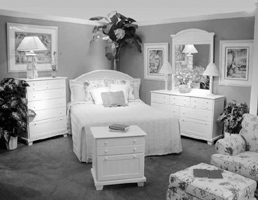
#> input picture data/train/Bedroom/image_0028.jpg, 258 x 200 px; its folder holds only this picture in this run
$ jupyter execute --allow-errors spatial_pyramid.ipynb   (older library calls are emulated)
#> lines starting #> are read from the running program, lines starting #| are printed output that depends on the picture; long printed decimals are rounded
# CSE327 Homework 3
**Due date: 11:59 pm on Nov. 16, 2017 (Thursday)**

## Description
---
In this homework, we will examine the task of scene recognition starting with very simple methods — tiny images and nearest neighbor classification — and then move on to more advanced methods — bags of quantized local features and linear classifiers learned by support vector machines.

Bag of words models are a popular technique for image classification inspired by models used in natural language processing. The model ignores or downplays word arrangement (spatial information in the image) and classifies based on a histogram of the frequency of visual words. The visual word "vocabulary" is established by clustering a large corpus of local features. See Szeliski chapter 14.4.1 for more details on category recognition with quantized features. In addition, 14.3.2 discusses vocabulary creation and 14.1 covers classification techniques.

For this homework you will be implementing a basic bag of words model. You will classify scenes into one of 15 categories by training and testing on the 15 scene database (introduced in [Lazebnik et al. 2006](http://www.di.ens.fr/willow/pdfs/cvpr06b.pdf), although built on top of previously published datasets). [Lazebnik et al. 2006](http://www.di.ens.fr/willow/pdfs/cvpr06b.pdf) is a great paper to read, although we will be implementing the baseline method the paper discusses (equivalent to the zero level pyramid) and not the more sophisticated spatial pyramid (which is extra credit). For an excellent survey of pre-deep-learning feature encoding methods for bag of words models, see [Chatfield et al, 2011](http://www.robots.ox.ac.uk/~vgg/research/encoding_eval/).

You are required to implement 2 different image representations -- tiny images and bags of SIFT features -- and 2 different classification techniques -- nearest neighbor and linear SVM. In the end of the notebook, you are specifically asked to report performance for the following combinations, and it is also highly recommended that you implement them in this order:

- Tiny images representation and nearest neighbor classifier (accuracy of about 18-25%).
- Bag of SIFT representation and nearest neighbor - classifier (accuracy of about 50-60%).
- Bag of SIFT representation and linear SVM classifier (accuracy of about 60-70%).

## Dataset
---

The starter code trains and tests on 100 images from each category (i.e. 1500 training examples total and 1500 test cases total). In a real research paper, one would be expected to test performance on random splits of the data into training and test sets, but the starter code does not do this to ease debugging. Download the dataset [here](https://drive.google.com/a/cs.stonybrook.edu/file/d/0B446EB1iI6_Qc0Q1NTRTajdUVTg/view?usp=sharing).

## Starter Code
---
To make your task a little easier, below we provide some starter code which randomly guesses the category of every test image and achieves about 7% accuracy (1 out of 15 guesses is correct).

[cell 1]
# import packages here
import cv2
import numpy as np
import matplotlib.pyplot as plt
import glob

[cell 2]
class_names = [name[11:] for name in glob.glob('data/train/*')]
class_names = dict(zip(range(0,len(class_names)), class_names))
print (class_names)

def load_dataset(path, num_per_class=-1):
#> called with path = 'data/train/', num_per_class = 100
    data = []
    labels = []
    for id, class_name in class_names.items():
        img_path_class = glob.glob(path + class_name + '/*.jpg')
        if num_per_class > 0:
            img_path_class = img_path_class[:num_per_class]
        labels.extend([id]*len(img_path_class))
        for filename in img_path_class:
            data.append(cv2.imread(filename, 0))
    return data, labels

# load training dataset
train_data, train_label = load_dataset('data/train/', 100)
#> train_data = 2 items; train_label = [0, 1]
train_num = len(train_label)
#> train_num = 2

# load testing dataset
test_data, test_label = load_dataset('data/test/', 100)
#> test_data = 2 items; test_label = [0, 1]
test_num = len(test_label)
#> test_num = 2

[cell 3]
# feature extraction
def extract_feat(raw_data):
    feat_dim = 1000
    feat = np.zeros((len(raw_data), feat_dim), dtype=np.float32)
    for i in range(0,feat.shape[0]):
        feat[i] = np.reshape(raw_data[i], (raw_data[i].size))[:feat_dim] # dummy implemtation

    return feat

train_feat = extract_feat(train_data)
test_feat = extract_feat(test_data)

# model training: take feature and label, return model
def train(X, Y):
    return 0 # dummy implementation

# prediction: take feature and model, return label
def predict(model, x):
    return np.random.randint(15) # dummy implementation

# evaluation
predictions = [-1]*len(test_feat)
#> predictions = [-1, -1]
for i in range(0, test_num):
    predictions[i] = predict(None, test_feat[i])
#> after the loop, predictions = [12, 5]

accuracy = sum(np.array(predictions) == test_label) / float(test_num)
#> accuracy = 0

print ("The accuracy of my dummy model is {:.2f}%".format(accuracy*100))
#| The accuracy of my dummy model is 0.00%

## Problem 1: Tiny Image Representation + Nearest Neighbor Classifier
{25 points} You will start by implementing the tiny image representation and the nearest neighbor classifier. They are easy to understand, easy to implement, and run very quickly for our experimental setup (less than 10 seconds).

The "tiny image" feature is one of the simplest possible image representations. One simply resizes each image to a small, fixed resolution (we recommend 16x16). It works slightly better if the tiny image is made to have zero mean and unit length (normalization). This is not a particularly good representation, because it discards all of the high frequency image content and is not especially invariant to spatial or brightness shifts. We are using tiny images simply as a baseline.

The nearest neighbor classifier is equally simple to understand. When tasked with classifying a test feature into a particular category, one simply finds the "nearest" training example (L2 distance is a sufficient metric) and assigns  the label of that nearest training example to the test example. The nearest neighbor classifier has many desirable features — it requires no training, it can learn arbitrarily complex decision boundaries, and it trivially supports multiclass problems. It is quite vulnerable to training noise, though, which can be alleviated by voting based on the K nearest neighbors (but you are not required to do so). Nearest neighbor classifiers also suffer as the feature dimensionality increases, because the classifier has no mechanism to learn which dimensions are irrelevant for the decision.

**Hints**:
- Use [cv2.resize()](https://docs.opencv.org/2.4/modules/imgproc/doc/geometric_transformations.html#resize) to resize the images;
- Use [NearestNeighbors in Sklearn](http://scikit-learn.org/stable/modules/neighbors.html) as your nearest neighbor classifier.

[cell 4]
from scipy.misc import imresize  # resize images
import copy

[cell 5]
# write your code here
def resize(data, dim):
#> called with dim = 16
    res = copy.deepcopy(data)
#> res = 2 items
    for i in range(0, len(data)):
        res[i] = imresize(data[i], (dim, dim))
#> this loop made 2 passes
    return res

resize_train = resize(train_data, 16)
#> resize_train = 2 items
resize_test = resize(test_data, 16)
#> the loop in resize (call 2), `for i in range(0, len(data)):` made 2 passes
#> resize_test = 2 items

def stretch(data, dim):
#> called with dim = 16
    x = np.zeros((len(data), dim*dim))
    for i in range(0, len(data)):
        x[i,:] = np.reshape(data[i], (1,dim*dim))
    return x

train_x = stretch(resize_train, 16)
test_x = stretch(resize_test, 16)
#> the loop in stretch (call 2), `for i in range(0, len(data)):` made 2 passes

[cell 6]
from sklearn.neighbors import KNeighborsClassifier

# train model
def trainKNN(data, labels, k):
    neigh = KNeighborsClassifier(n_neighbors=k, p=2)
    neigh.fit(data, labels)
    return neigh

cluster = [5, 10, 15, 20, 25, 30]
#> (the rest of this cell did not finish here and is left out)

## Problem 2: Bag of SIFT Representation + Nearest Neighbor Classifer
{40 points} After you have implemented a baseline scene recognition pipeline it is time to move on to a more sophisticated image representation — bags of quantized SIFT features. Before we can represent our training and testing images as bag of feature histograms, we first need to establish a vocabulary of visual words. We will form this vocabulary by sampling many local features from our training set (10's or 100's of thousands) and then cluster them with k-means. The number of k-means clusters is the size of our vocabulary and the size of our features. For example, you might start by clustering many SIFT descriptors into k=50 clusters. This partitions the continuous, 128 dimensional SIFT feature space into 50 regions. For any new SIFT feature we observe, we can figure out which region it belongs to as long as we save the centroids of our original clusters. Those centroids are our visual word vocabulary. Because it can be slow to sample and cluster many local features, the starter code saves the cluster centroids and avoids recomputing them on future runs.

Now we are ready to represent our training and testing images as histograms of visual words. For each image we will densely sample many SIFT descriptors. Instead of storing hundreds of SIFT descriptors, we simply count how many SIFT descriptors fall into each cluster in our visual word vocabulary. This is done by finding the nearest neighbor k-means centroid for every SIFT feature. Thus, if we have a vocabulary of 50 visual words, and we detect 220 distinct SIFT features in an image, our bag of SIFT representation will be a histogram of 50 dimensions where each bin counts how many times a SIFT descriptor was assigned to that cluster. The total of all the bin-counts is 220. The histogram should be normalized so that image size does not dramatically change the bag of features magnitude.

**Note**:
- Instead of using SIFT to detect invariant keypoints which is time-consuming, you are recommended to densely sample keypoints in a grid with certain step size (sampling density) and scale.
- There are many design decisions and free parameters for the bag of SIFT representation (number of clusters, sampling density, sampling scales, SIFT parameters, etc.) so accuracy might vary from 50% to 60%.

**Hints**:
- Use [KMeans in Sklearn](http://scikit-learn.org/stable/modules/generated/sklearn.cluster.KMeans.html) to do clustering and find the nearest cluster centroid for each SIFT feature;
- Use `cv2.xfeatures2d.SIFT_create()` to create a SIFT object;
- Use `sift.compute()` to compute SIFT descriptors given densely sampled keypoints ([cv2.Keypoint](https://docs.opencv.org/3.0-beta/modules/core/doc/basic_structures.html?highlight=keypoint#keypoint)).

[cell 7]
from sklearn.cluster import KMeans
from sklearn import preprocessing

[cell 8]
# compute dense SIFT
def computeSIFT(data):
    x = []
    for i in range(0, len(data)):
        sift = cv2.xfeatures2d.SIFT_create()
        img = data[i]
        step_size = 15
        kp = [cv2.KeyPoint(x, y, step_size) for x in range(0, img.shape[0], step_size) for y in range(0, img.shape[1], step_size)]
        dense_feat = sift.compute(img, kp)
        x.append(dense_feat[1])
#> this loop made 2 passes
#> step_size on passes 1 to 2: 15, 15
#> after the loop, x = 2 items

    return x

# extract dense sift features from training images
x_train = computeSIFT(train_data)
#> x_train = 2 items
x_test = computeSIFT(test_data)
#> the loop in computeSIFT (call 2), `for i in range(0, len(data)):` made 2 passes
#> x_test = 2 items

all_train_desc = []
for i in range(len(x_train)):
    for j in range(x_train[i].shape[0]):
        all_train_desc.append(x_train[i][j,:])
#> after the loop, all_train_desc = 576 items

all_train_desc = np.array(all_train_desc)

[cell 9]
# build BoW presentation from SIFT of training images
def clusterFeatures(all_train_desc, k):
    kmeans = KMeans(n_clusters=k, random_state=0).fit(all_train_desc)
    return kmeans

[cell 10]
# form training set histograms for each training image using BoW representation
def formTrainingSetHistogram(x_train, kmeans, k):
    train_hist = []
    for i in range(len(x_train)):
        data = copy.deepcopy(x_train[i])
        predict = kmeans.predict(data)
        train_hist.append(np.bincount(predict, minlength=k).reshape(1,-1).ravel())

    return np.array(train_hist)


# build histograms for test set and predict
def predictKMeans(kmeans, scaler, x_test, train_hist, train_label, k):
    # form histograms for test set as test data
    test_hist = formTrainingSetHistogram(x_test, kmeans, k)

    # make testing histograms zero mean and unit variance
    test_hist = scaler.transform(test_hist)

    # Train model using KNN
    knn = trainKNN(train_hist, train_label, k)
    predict = knn.predict(test_hist)
    return np.array([predict], dtype=np.array([test_label]).dtype)


def accuracy(predict_label, test_label):
    return np.mean(np.array(predict_label.tolist()[0]) == np.array(test_label))

### Accuracy with different number of clusters

[cell 11]
k = [10, 15, 20, 25, 30, 35, 40]
#> (the rest of this cell did not finish here and is left out)

## Problem 3: Bag of SIFT Representation + one-vs-all SVMs
{15 points} The last task is to train one-vs-all linear SVMS to operate in the bag of SIFT feature space. Linear classifiers are one of the simplest possible learning models. The feature space is partitioned by a learned hyperplane and test cases are categorized based on which side of that hyperplane they fall on. Despite this model being far less expressive than the nearest neighbor classifier, it will often perform better.

You do not have to implement the support vector machine. However, linear classifiers are inherently binary and we have a 15-way classification problem (the library has handled it for you). To decide which of 15 categories a test case belongs to, you will train 15 binary, one-vs-all SVMs. One-vs-all means that each classifier will be trained to recognize 'forest' vs 'non-forest', 'kitchen' vs 'non-kitchen', etc. All 15 classifiers will be evaluated on each test case and the classifier which is most confidently positive "wins". E.g. if the 'kitchen' classifier returns a score of -0.2 (where 0 is on the decision boundary), and the 'forest' classifier returns a score of -0.3, and all of the other classifiers are even more negative, the test case would be classified as a kitchen even though none of the classifiers put the test case on the positive side of the decision boundary. When learning an SVM, you have a free parameter $\lambda$ (lambda) which controls how strongly regularized the model is. Your accuracy will be very sensitive to $\lambda$, so be sure to try many values.

After evaluation, compute and draw a (normalized) [confusion matrix](https://en.wikipedia.org/wiki/Confusion_matrix) for your final model, here is an [example](http://scikit-learn.org/stable/auto_examples/model_selection/plot_confusion_matrix.html#sphx-glr-auto-examples-model-selection-plot-confusion-matrix-py).

**Bonus Part 1 {15 points}**: One drawback of Bag of Visual Words is, all local features are encoded into a single code vector ignoring the position of the feature descriptors, which means spatial information between words are discarded in the final code vector. Thus, to incorporate the spatial information into the final code vector, one can apply Spatial Pyramid Matching, a very simple but powerful idea proposed in [Lazebnik et al. 2006](http://www.di.ens.fr/willow/pdfs/cvpr06b.pdf).

**Bonus Part 2 {10 points}**: Another 10 points will be given to students whose accuracy ranks top 3 in this homework. Don't cheat and don't train your model on testing data, I will run your code through with a separate testing dataset!

**Hints**:
- Use SVM in [Sklearn](http://scikit-learn.org/stable/modules/classes.html#module-sklearn.svm) (recommended) or [OpenCV](https://docs.opencv.org/3.0-alpha/modules/ml/doc/support_vector_machines.html) to do training and prediction.

[cell 12]
from sklearn.svm import LinearSVC

[cell 13]
k = 60
kmeans = clusterFeatures(all_train_desc, k)

# form training and testing histograms
train_hist = formTrainingSetHistogram(x_train, kmeans, k)
#> the loop in formTrainingSetHistogram (call 3), `for i in range(len(x_train)):` made 2 passes
#> pass 1, in formTrainingSetHistogram (call 3), `data = copy.deepcopy(x_train[i])`:
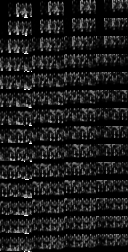
#> data: shape (252, 128) float32; min 0, max 255, mean 28.1
#> pass 2, in formTrainingSetHistogram (call 3), `data = copy.deepcopy(x_train[i])`:
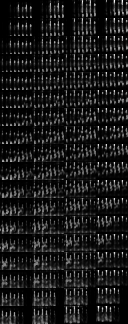
#> data: shape (324, 128) float32; min 0, max 255, mean 25.6
#> after the loop in formTrainingSetHistogram (call 3), `for i in range(len(x_train)):`: train_hist = 2 items
test_hist = formTrainingSetHistogram(x_test, kmeans, k)

[cell 14]
# normalize histograms
scaler = preprocessing.StandardScaler().fit(train_hist)
train_hist = scaler.transform(train_hist)
test_hist = scaler.transform(test_hist)

### Train one-vs-all SVMs using sklearn

[cell 15]
for c in np.arange(0.0001, 0.1, 0.00198):
    clf = LinearSVC(random_state=0, C=c)
    clf.fit(train_hist, train_label)
    predict = clf.predict(test_hist)
    print ("C =", c, ",\t Accuracy:", np.mean(predict == test_label)*100, "%")
#> this loop made 51 passes
#> c on passes 1 to 12: 0.0001, 0.00208, 0.00406, 0.00604, 0.00802, 0.01, 0.012, 0.014, 0.0159, 0.0179, 0.0199, 0.0219
#| C = 0.0001 ,	 Accuracy: 100.0 %
#| C = 0.00208 ,	 Accuracy: 100.0 %
#| C = 0.00406 ,	 Accuracy: 100.0 %
#| C = 0.00604 ,	 Accuracy: 100.0 %
#| C = 0.00802 ,	 Accuracy: 100.0 %
#| C = 0.01 ,	 Accuracy: 100.0 %
#| C = 0.01198 ,	 Accuracy: 100.0 %
#| C = 0.01396 ,	 Accuracy: 100.0 %
#> (further printed lines are left out)

### We can train 15 SVM classifiers manually and get same result

[cell 16]
y_train_global = np.zeros((len(train_label), 1))
#> y_train_global = [0, 0]
y = copy.deepcopy(y_train_global)
#> y = [0, 0]

[cell 17]
y_predict = np.zeros((len(test_label), 1))
#> y_predict = [0, 0]
#> (the rest of this cell did not finish here and is left out)

[cell 18]
print ("Accuracy:", np.mean(y_predict.ravel() == test_label)*100, "%")
#| Accuracy: 50.0 %

[cell 19]
import itertools
from sklearn.metrics import confusion_matrix

def plot_confusion_matrix(cm, classes,
                          normalize=False,
                          title='Confusion matrix',
                          cmap=plt.cm.Blues):
    """
    This function prints and plots the confusion matrix.
    Normalization can be applied by setting `normalize=True`.
    """
    if normalize:
        cm = cm.astype('float') / cm.sum(axis=1)[:, np.newaxis]
        #print("Normalized confusion matrix")

    #print(cm)

    plt.imshow(cm, interpolation='nearest', cmap=cmap)
    plt.title(title)
    plt.colorbar()
    tick_marks = np.arange(len(classes))
    plt.xticks(tick_marks, classes, rotation=45)
    plt.yticks(tick_marks, classes)

    fmt = '.2f' if normalize else 'd'
    thresh = cm.max() / 2.
    for i, j in itertools.product(range(cm.shape[0]), range(cm.shape[1])):
        plt.text(j, i, format(cm[i, j], fmt),
                 horizontalalignment="center",
                 color="white" if cm[i, j] > thresh else "black")

    plt.tight_layout()
    plt.ylabel('True label')
    plt.xlabel('Predicted label')

# Compute confusion matrix
cnf_matrix = confusion_matrix(np.array([test_label]).T, y_predict)
#> cnf_matrix = [[1, 0], [1, 0]]
np.set_printoptions(precision=2)

# Plot non-normalized confusion matrix
plt.figure(figsize=(18, 6))
plot_confusion_matrix(cnf_matrix, classes=class_names,
                      title='Confusion matrix, without normalization')
#> in plot_confusion_matrix, `tick_marks = np.arange(len(classes))`: tick_marks = [0, 1]
#> in plot_confusion_matrix, `thresh = cm.max() / 2.`: thresh = 0.5

# Plot normalized confusion matrix
plt.figure(figsize=(18, 6))
plot_confusion_matrix(cnf_matrix, classes=class_names, normalize=True,
                      title='Normalized confusion matrix')

plt.show()
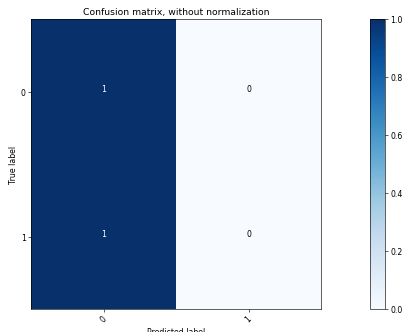
#> figure drawn by matplotlib, 2 panels

### Improve performance with Spatial Pyramid Matching

[cell 20]
import math

def extract_denseSIFT(img):
    DSIFT_STEP_SIZE = 2
    sift = cv2.xfeatures2d.SIFT_create()
    disft_step_size = DSIFT_STEP_SIZE
    keypoints = [cv2.KeyPoint(x, y, disft_step_size)
            for y in range(0, img.shape[0], disft_step_size)
                for x in range(0, img.shape[1], disft_step_size)]

    descriptors = sift.compute(img, keypoints)[1]

    #keypoints, descriptors = sift.detectAndCompute(gray, None)
    return descriptors


# form histogram with Spatial Pyramid Matching upto level L with codebook kmeans and k codewords
def getImageFeaturesSPM(L, img, kmeans, k):
    W = img.shape[1]
    H = img.shape[0]
    h = []
    for l in range(L+1):
        w_step = math.floor(W/(2**l))
        h_step = math.floor(H/(2**l))
        x, y = 0, 0
        for i in range(1,2**l + 1):
            x = 0
            for j in range(1, 2**l + 1):
                desc = extract_denseSIFT(img[y:y+h_step, x:x+w_step])
                #print("type:",desc is None, "x:",x,"y:",y, "desc_size:",desc is None)
                predict = kmeans.predict(desc)
                histo = np.bincount(predict, minlength=k).reshape(1,-1).ravel()
                weight = 2**(l-L)
                h.append(weight*histo)
                x = x + w_step
            y = y + h_step

    hist = np.array(h).ravel()
    # normalize hist
    dev = np.std(hist)
    hist -= np.mean(hist)
    hist /= dev
    return hist


# get histogram representation for training/testing data
def getHistogramSPM(L, data, kmeans, k):
#> called with L = 2, k = 200
    x = []
    for i in range(len(data)):
        hist = getImageFeaturesSPM(L, data[i], kmeans, k)
        x.append(hist)
#> this loop made 2 passes
#> (W in getImageFeaturesSPM, H in getImageFeaturesSPM, dev in getImageFeaturesSPM) on passes 1 to 2: (258, 200, 11.43), (256, 256, 17)
#> after the loop, x = 2 items
    return np.array(x)

[cell 21]
k = 200
kmeans = clusterFeatures(all_train_desc, k)

[cell 22]
train_histo = getHistogramSPM(2, train_data, kmeans, k)
test_histo = getHistogramSPM(2, test_data, kmeans, k)
#> the loop in getHistogramSPM (call 2), `for i in range(len(data)):` made 2 passes

[cell 23]
# train SVM
for c in np.arange(0.000307, 0.001, 0.0000462):
    clf = LinearSVC(random_state=0, C=c)
    clf.fit(train_histo, train_label)
    predict = clf.predict(test_histo)
    print ("C =", c, ",\t\t Accuracy:", np.mean(predict == test_label)*100, "%")
#> this loop made 16 passes
#> c on passes 1 to 12: 0.000307, 0.000353, 0.000399, 0.000446, 0.000492, 0.000538, 0.000584, 0.00063, 0.000677, 0.000723, 0.000769, 0.000815
#| C = 0.000307 ,		 Accuracy: 100.0 %
#| C = 0.0003532 ,		 Accuracy: 100.0 %
#| C = 0.0003994 ,		 Accuracy: 100.0 %
#| C = 0.0004456 ,		 Accuracy: 100.0 %
#| C = 0.0004918 ,		 Accuracy: 100.0 %
#| C = 0.000538 ,		 Accuracy: 100.0 %
#| C = 0.0005842 ,		 Accuracy: 100.0 %
#| C = 0.0006304 ,		 Accuracy: 100.0 %
#> (further printed lines are left out)
